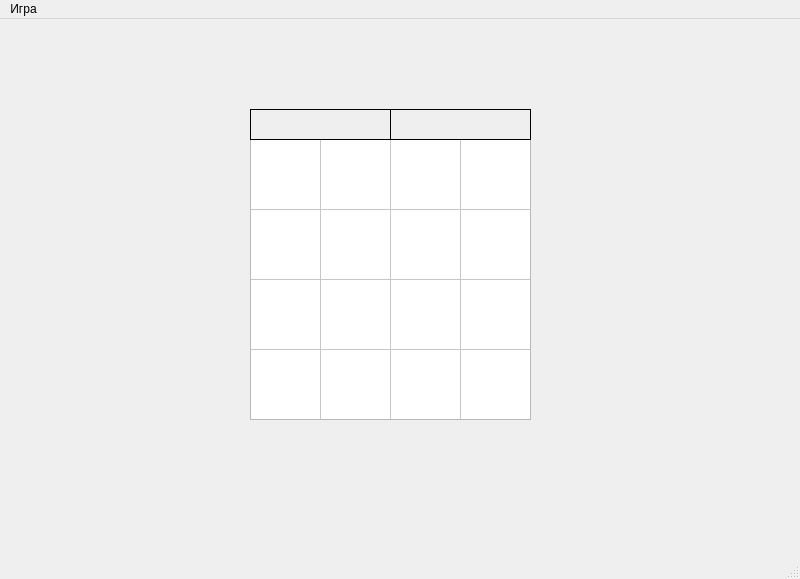
<?xml version="1.0" encoding="UTF-8"?>
<ui version="4.0">
 <class>MainWindow</class>
 <widget class="QMainWindow" name="MainWindow">
  <property name="geometry">
   <rect>
    <x>0</x>
    <y>0</y>
    <width>800</width>
    <height>579</height>
   </rect>
  </property>
  <property name="windowTitle">
   <string>MainWindow</string>
  </property>
  <widget class="QWidget" name="centralwidget">
   <widget class="QTableWidget" name="MainTable">
    <property name="geometry">
     <rect>
      <x>250</x>
      <y>120</y>
      <width>281</width>
      <height>281</height>
     </rect>
    </property>
    <property name="focusPolicy">
     <enum>Qt::NoFocus</enum>
    </property>
    <property name="frameShape">
     <enum>QFrame::StyledPanel</enum>
    </property>
    <property name="frameShadow">
     <enum>QFrame::Sunken</enum>
    </property>
    <property name="verticalScrollBarPolicy">
     <enum>Qt::ScrollBarAlwaysOff</enum>
    </property>
    <property name="horizontalScrollBarPolicy">
     <enum>Qt::ScrollBarAlwaysOff</enum>
    </property>
    <property name="sizeAdjustPolicy">
     <enum>QAbstractScrollArea::AdjustToContents</enum>
    </property>
    <property name="editTriggers">
     <set>QAbstractItemView::NoEditTriggers</set>
    </property>
    <property name="rowCount">
     <number>4</number>
    </property>
    <property name="columnCount">
     <number>4</number>
    </property>
    <attribute name="horizontalHeaderVisible">
     <bool>false</bool>
    </attribute>
    <attribute name="horizontalHeaderDefaultSectionSize">
     <number>70</number>
    </attribute>
    <attribute name="horizontalHeaderStretchLastSection">
     <bool>false</bool>
    </attribute>
    <attribute name="verticalHeaderVisible">
     <bool>false</bool>
    </attribute>
    <attribute name="verticalHeaderDefaultSectionSize">
     <number>70</number>
    </attribute>
    <attribute name="verticalHeaderStretchLastSection">
     <bool>false</bool>
    </attribute>
    <row/>
    <row/>
    <row/>
    <row/>
    <column/>
    <column/>
    <column/>
    <column/>
   </widget>
   <widget class="QLabel" name="moves">
    <property name="geometry">
     <rect>
      <x>250</x>
      <y>90</y>
      <width>141</width>
      <height>31</height>
     </rect>
    </property>
    <property name="autoFillBackground">
     <bool>false</bool>
    </property>
    <property name="frameShape">
     <enum>QFrame::Box</enum>
    </property>
    <property name="text">
     <string/>
    </property>
    <property name="scaledContents">
     <bool>true</bool>
    </property>
   </widget>
   <widget class="QLabel" name="clock">
    <property name="geometry">
     <rect>
      <x>390</x>
      <y>90</y>
      <width>141</width>
      <height>31</height>
     </rect>
    </property>
    <property name="autoFillBackground">
     <bool>false</bool>
    </property>
    <property name="frameShape">
     <enum>QFrame::Box</enum>
    </property>
    <property name="text">
     <string/>
    </property>
    <property name="scaledContents">
     <bool>true</bool>
    </property>
   </widget>
  </widget>
  <widget class="QMenuBar" name="menubar">
   <property name="geometry">
    <rect>
     <x>0</x>
     <y>0</y>
     <width>800</width>
     <height>26</height>
    </rect>
   </property>
   <widget class="QMenu" name="menu">
    <property name="title">
     <string>Игра</string>
    </property>
    <addaction name="menu_newgame"/>
    <addaction name="menu_restart"/>
    <addaction name="menu_exit"/>
   </widget>
   <addaction name="menu"/>
  </widget>
  <widget class="QStatusBar" name="statusbar"/>
  <action name="menu_newgame">
   <property name="text">
    <string>Новая игра</string>
   </property>
  </action>
  <action name="menu_restart">
   <property name="text">
    <string>Повторить игру</string>
   </property>
   <property name="toolTip">
    <string>Повторить игру</string>
   </property>
  </action>
  <action name="menu_exit">
   <property name="text">
    <string>Выход</string>
   </property>
  </action>
 </widget>
 <resources/>
 <connections/>
</ui>
